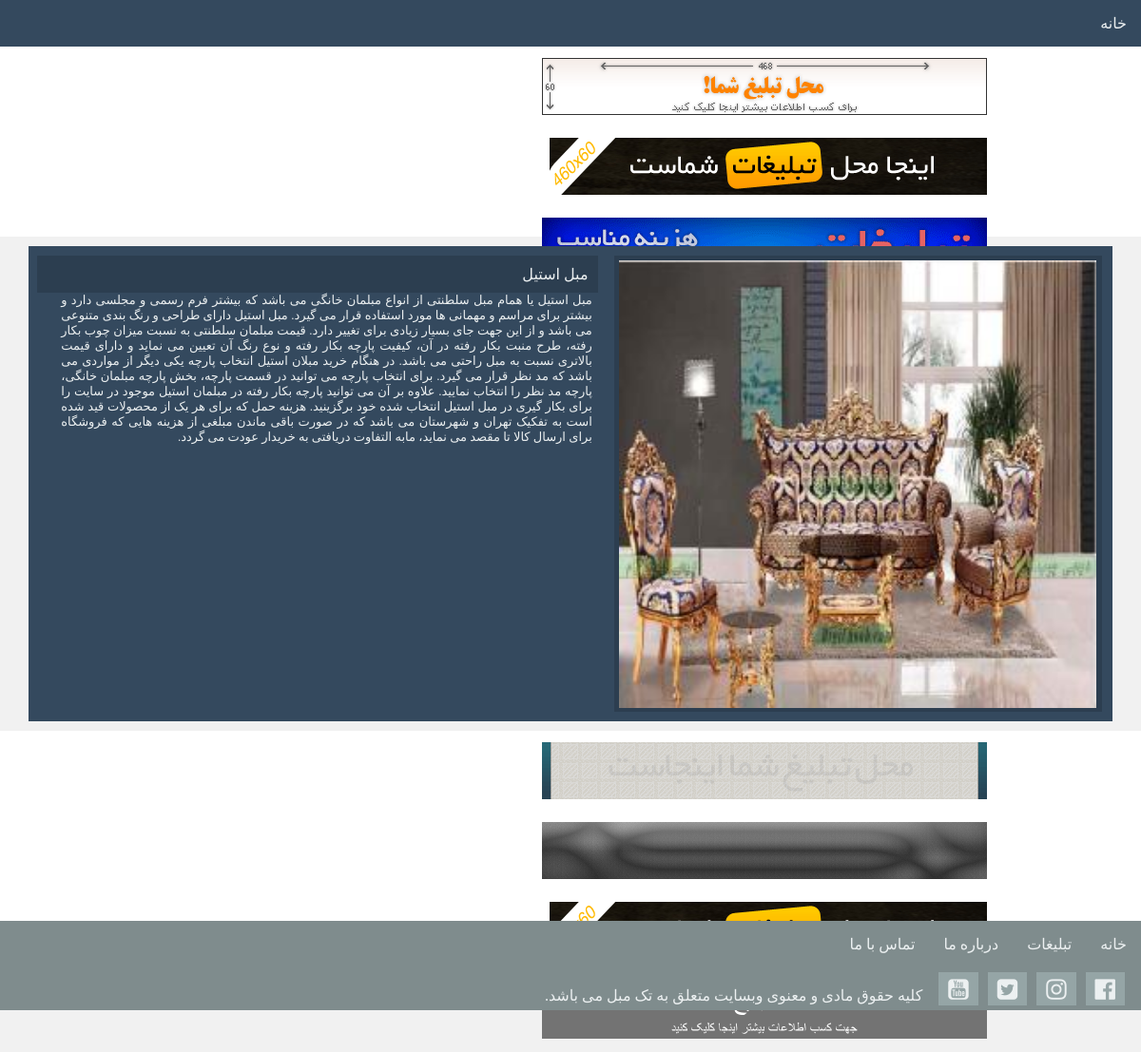
Page /Takmobl/readmore.php?postid=12 on the committed database.
### tables this page shows
CREATE TABLE IF NOT EXISTS `menu` (
  `id` int(11) NOT NULL AUTO_INCREMENT,
  `title` varchar(100) NOT NULL,
  `link` varchar(200) NOT NULL,
  PRIMARY KEY (`id`)
);

CREATE TABLE IF NOT EXISTS `topads` (
  `id` int(11) NOT NULL AUTO_INCREMENT,
  `src` varchar(100) NOT NULL,
  `link` varchar(200) NOT NULL,
  PRIMARY KEY (`id`)
);

CREATE TABLE IF NOT EXISTS `post` (
  `id` int(11) NOT NULL AUTO_INCREMENT,
  `title` varchar(100) NOT NULL,
  `src` varchar(100) NOT NULL,
  `content` varchar(5000) NOT NULL,
  PRIMARY KEY (`id`)
);

CREATE TABLE IF NOT EXISTS `btmads` (
  `id` int(11) NOT NULL AUTO_INCREMENT,
  `src` varchar(1000) NOT NULL,
  `link` varchar(100) NOT NULL,
  PRIMARY KEY (`id`)
);

### Takmobl/readmore.php (the view, shortened to what this page needs)
<?php include ("header.php"); ?>
<?php
$postid=$_GET["postid"];
$posrsql="SELECT * FROM  `post` WHERE `id`=$postid;";
$postquery=mysql_query($posrsql);
while($postfetch=mysql_fetch_assoc($postquery))
{
?>
    <div class="rm-big-content">
       <div class="rm-big-content-thumb">
        <img src=<?php echo $postfetch["src"]; ?>>
       </div>
       <div class="rm-big-content-txt">
        <a href="#"><?php echo $postfetch["title"]; ?></a>
        <p><?php echo $postfetch["content"]; ?></p>
       </div>
    </div>
<?php
}
?>
 <?php include ("footer.php"); ?>
</div>
</body>
</html>

### Takmobl/header.php (shortened to what this page needs)
<!DOCTYPE html>
<html>
<head>
    <link rel="stylesheet" type="text/css" href="fontAwsome/css/font-awesome.css" />
    <link rel="stylesheet" type="text/css" href="fontAwsome/css/font-awesome.min.css" />
    <link rel="stylesheet" type="text/css" href="sliderengine/amazingslider-1.css">
	<link rel="stylesheet" href="style/style.css">
</head>
<body>
<div class="allweb">
	<div class="menu">
		<ul>
		<?php
			 $mnu="SELECT * FROM  `menu` ;";
			 $mnuresult=mysql_query($mnu);
			 while($mnufetch=mysql_fetch_assoc($mnuresult))
			 {
				?>
			<li><a href=<?php echo $mnufetch["link"] ?>><?php echo $mnufetch["title"] ?></a></li>
				<?php
				}
				?>
		</ul>
	</div>
	<div class="ads">
	<ul>
	<?php
			 $ads="SELECT * FROM  `topads` ORDER BY  `id` DESC ;";
			 $adsresult=mysql_query($ads);
			 while($adsfetch=mysql_fetch_assoc($adsresult))
			 {
				?>
		<li><a href=<?php echo $adsfetch["link"] ?> ><img src=<?php echo $adsfetch["src"] ?>></a></li>
		<?php
				}
				?>
	</ul>
	</div>

### Takmobl/footer.php
<div class="ads">
  <ul>
  <?php
           $ads="SELECT * FROM  `btmads` ORDER BY  `id` DESC ;";
           $adsresult=mysql_query($ads);
           while($adsfetch=mysql_fetch_assoc($adsresult))
           {
              ?>
      <li><a href=<?php echo $adsfetch["link"] ?> ><img src=<?php echo $adsfetch["src"] ?>></a></li>
      <?php
              }
              ?>
  </ul>
  </div>
  <div class="footer">
      <div class="footermnu">
          <ul>
              <li><a href="#">خانه</a></li>
          <li><a href="#">تبلیغات</a></li>
          <li><a href="#">درباره ما</a></li>
          <li><a href="#">تماس با ما</a></li>
          </ul>
      </div>
          <div class="socialpage">
              <ul>
                  <li><a href="#"><i class="fa fa-facebook-official" aria-hidden="true"></i></a></li>
                   <li><a href="#"><i class="fa fa-instagram" aria-hidden="true"></i></a></li>
                    <li><a href="#"><i class="fa fa-twitter-square" aria-hidden="true"></i></a></li>
                     <li><a href="#"><i class="fa fa-youtube-square" aria-hidden="true"></i></a></li>
              </ul>
              <p>کلیه حقوق مادی و معنوی وبسایت متعلق به تک مبل می باشد.</p>
          </div>
  </div>

### Takmobl/style/style.css (style rules this page uses)
*,div,p,ul { padding:0px; margin:0px; }
body { font-family:"b yekan"; background: #f1f1f1; direction: rtl; }
a,li { text-decoration: none; transition: all 0.3s ease-in-out; color: #ecf0f1; padding: 0px; margin: 0; }
li { float: right; list-style: none; }
p { color: #ecf0f1; }
.allweb { width: 100%; height: auto; float: right; }
.menu { float: right; width: 100%; height: auto; background: #34495e; }
.menu ul li { margin: 5px; }
.menu ul li a { float: right; padding:10px; }
.ads { width: 100%; height: 200px; float: right; background: #fff; }
.ads ul { float: right; margin: 2px 12%; }
.ads ul li { margin: 10px 2%; }
.footer { float: right; width: 100%; height: auto; background: #7f8c8d; }
.footermnu { float: right; width: 100%; height: auto; }
.footermnu ul li { float: right; padding: 10px; margin: 5px; }
.socialpage { float: right; width: 100%; height: auto; }
.socialpage ul { margin: 0 1%; }
.socialpage ul li { margin: 5px; }
.socialpage ul li a { float: right; padding:5px 10px 2px; font-size: 25px; }
.socialpage ul li { background: #95a5a6; }
.footer p { float: right; margin: 20px 1% 0; }
.rm-big-content { float: right; width: 95%; min-height: 500px; height: auto; background: #34495e; margin: 10px 2.5%; }
.rm-big-content-thumb { float: right; width: 45%; height: 480px; background: #2c3e50; margin: 10px 1% 10px 0; }
.rm-big-content-thumb img { float: right; width: 98%; height: 98%; margin: 1%; }
.rm-big-content-txt { float: left; width: 50%; height: auto; margin: 10px 0px 10px 2.5%; }
.rm-big-content-txt a { float: right; width: 100%; padding: 10px; background: #2c3e50; }
.rm-big-content-txt p { float: right; width: 98%; height: auto; margin: 0 1%; text-align: justify; font-size: 13px; }

### rows in the picture
menu: title "خانه"
topads: src (picture)
topads: src (picture)
post: title "مبل استیل", content "مبل استیل یا همام مبل سلطنتی از انواع مبلمان خانگی می باشد که بیشتر فرم رسمی و مجلسی دارد و بیشتر برای مراسم و مهمانی ها مورد استفاده قرار می گیرد. مبل استیل دارای طراحی و رنگ بندی متنوعی می باشد و از این جهت جای بسیار زیادی برای تغییر دارد. قیمت مبلمان سلطنتی به نسبت میزان چوب بکار رفته، طرح منبت بکار رفته در آن، کیفیت پارچه بکار رفته و نوع رنگ آن تعیین می نماید و دارای قیمت بالاتری نسبت به مبل راحتی می باشد. در هنگام خرید مبلان استیل انتخاب پارچه یکی دیگر از مواردی می باشد که مد نظر قرار می گیرد. برای انتخاب پارچه می توانید در قسمت پارچه، بخش پارچه مبلمان خانگی، پارچه مد نظر را انتخاب نمایید. علاوه بر آن می توانید پارچه بکار رفته در مبلمان استیل موجود در سایت را برای بکار گیری در مبل…"
btmads: src (picture)
btmads: src (picture)
btmads: src (picture)
